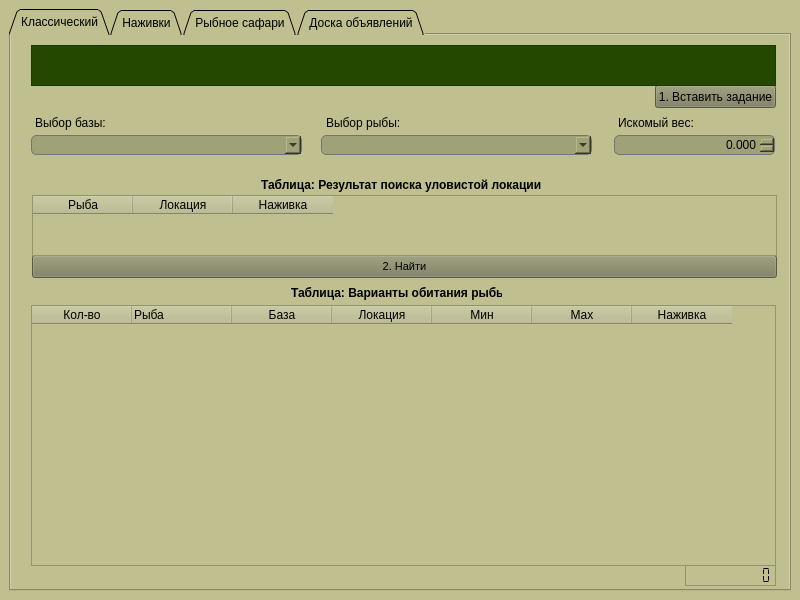
<?xml version="1.0" encoding="UTF-8"?>
<ui version="4.0">
 <class>MainWindow</class>
 <widget class="QMainWindow" name="MainWindow">
  <property name="windowModality">
   <enum>Qt::NonModal</enum>
  </property>
  <property name="geometry">
   <rect>
    <x>0</x>
    <y>0</y>
    <width>800</width>
    <height>600</height>
   </rect>
  </property>
  <property name="sizePolicy">
   <sizepolicy hsizetype="Minimum" vsizetype="Minimum">
    <horstretch>0</horstretch>
    <verstretch>0</verstretch>
   </sizepolicy>
  </property>
  <property name="windowTitle">
   <string>Квесты Русской рыбалки 1.04</string>
  </property>
  <property name="windowIcon">
   <iconset resource="res.qrc">
    <normaloff>:/icon/img/Fish_Movie_35099.ico</normaloff>:/icon/img/Fish_Movie_35099.ico</iconset>
  </property>
  <property name="windowOpacity">
   <double>1.000000000000000</double>
  </property>
  <property name="autoFillBackground">
   <bool>false</bool>
  </property>
  <property name="styleSheet">
   <string notr="true">background-color: rgb(191, 191, 143);</string>
  </property>
  <widget class="QWidget" name="centralwidget">
   <layout class="QVBoxLayout" name="verticalLayout_2">
    <item>
     <widget class="QTabWidget" name="tabWidget">
      <property name="sizePolicy">
       <sizepolicy hsizetype="MinimumExpanding" vsizetype="Expanding">
        <horstretch>0</horstretch>
        <verstretch>0</verstretch>
       </sizepolicy>
      </property>
      <property name="layoutDirection">
       <enum>Qt::LeftToRight</enum>
      </property>
      <property name="styleSheet">
       <string notr="true"/>
      </property>
      <property name="tabPosition">
       <enum>QTabWidget::North</enum>
      </property>
      <property name="tabShape">
       <enum>QTabWidget::Triangular</enum>
      </property>
      <property name="currentIndex">
       <number>0</number>
      </property>
      <property name="elideMode">
       <enum>Qt::ElideNone</enum>
      </property>
      <property name="usesScrollButtons">
       <bool>true</bool>
      </property>
      <widget class="QWidget" name="tab">
       <attribute name="title">
        <string>Классический</string>
       </attribute>
       <widget class="QLabel" name="label">
        <property name="geometry">
         <rect>
          <x>250</x>
          <y>140</y>
          <width>281</width>
          <height>19</height>
         </rect>
        </property>
        <property name="font">
         <font>
          <weight>75</weight>
          <bold>true</bold>
         </font>
        </property>
        <property name="text">
         <string>Таблица: Результат поиска уловистой локации</string>
        </property>
       </widget>
       <widget class="QLabel" name="label_2">
        <property name="geometry">
         <rect>
          <x>280</x>
          <y>250</y>
          <width>211</width>
          <height>16</height>
         </rect>
        </property>
        <property name="font">
         <font>
          <weight>75</weight>
          <bold>true</bold>
         </font>
        </property>
        <property name="text">
         <string>Таблица: Варианты обитания рыбы</string>
        </property>
       </widget>
       <widget class="QTableWidget" name="table2">
        <property name="geometry">
         <rect>
          <x>20</x>
          <y>270</y>
          <width>745</width>
          <height>261</height>
         </rect>
        </property>
        <property name="font">
         <font>
          <family>Gadugi</family>
          <pointsize>9</pointsize>
         </font>
        </property>
        <property name="mouseTracking">
         <bool>true</bool>
        </property>
        <property name="tabletTracking">
         <bool>true</bool>
        </property>
        <property name="autoFillBackground">
         <bool>true</bool>
        </property>
        <property name="styleSheet">
         <string notr="true">alternate-background-color: rgb(170, 170, 127);</string>
        </property>
        <property name="frameShape">
         <enum>QFrame::StyledPanel</enum>
        </property>
        <property name="editTriggers">
         <set>QAbstractItemView::AnyKeyPressed|QAbstractItemView::DoubleClicked|QAbstractItemView::EditKeyPressed</set>
        </property>
        <property name="alternatingRowColors">
         <bool>true</bool>
        </property>
        <property name="sortingEnabled">
         <bool>false</bool>
        </property>
        <column>
         <property name="text">
          <string>Кол-во</string>
         </property>
         <property name="font">
          <font>
           <weight>50</weight>
           <bold>false</bold>
          </font>
         </property>
        </column>
        <column>
         <property name="text">
          <string>Рыба</string>
         </property>
         <property name="font">
          <font>
           <weight>50</weight>
           <bold>false</bold>
          </font>
         </property>
         <property name="textAlignment">
          <set>AlignLeading|AlignVCenter</set>
         </property>
         <property name="icon">
          <iconset resource="res.qrc">
           <normaloff>:/icon/img/88_85289.ico</normaloff>:/icon/img/88_85289.ico</iconset>
         </property>
        </column>
        <column>
         <property name="text">
          <string>База</string>
         </property>
         <property name="font">
          <font>
           <weight>50</weight>
           <bold>false</bold>
          </font>
         </property>
         <property name="icon">
          <iconset resource="res.qrc">
           <normaloff>:/icon/img/42466camping_99131.ico</normaloff>:/icon/img/42466camping_99131.ico</iconset>
         </property>
        </column>
        <column>
         <property name="text">
          <string>Локация</string>
         </property>
         <property name="font">
          <font>
           <weight>50</weight>
           <bold>false</bold>
          </font>
         </property>
         <property name="icon">
          <iconset resource="res.qrc">
           <normaloff>:/icon/img/location_map_pin_mark_icon_148684.ico</normaloff>:/icon/img/location_map_pin_mark_icon_148684.ico</iconset>
         </property>
        </column>
        <column>
         <property name="text">
          <string>Мин</string>
         </property>
         <property name="font">
          <font>
           <weight>50</weight>
           <bold>false</bold>
          </font>
         </property>
         <property name="icon">
          <iconset resource="res.qrc">
           <normaloff>:/icon/img/arrow-down-a_icon-icons.com_50480.ico</normaloff>:/icon/img/arrow-down-a_icon-icons.com_50480.ico</iconset>
         </property>
        </column>
        <column>
         <property name="text">
          <string>Мах</string>
         </property>
         <property name="font">
          <font>
           <weight>50</weight>
           <bold>false</bold>
          </font>
         </property>
         <property name="icon">
          <iconset resource="res.qrc">
           <normaloff>:/icon/img/arrow-up-a_icon-icons.com_50460.ico</normaloff>:/icon/img/arrow-up-a_icon-icons.com_50460.ico</iconset>
         </property>
        </column>
        <column>
         <property name="text">
          <string>Наживка</string>
         </property>
         <property name="font">
          <font>
           <weight>50</weight>
           <bold>false</bold>
          </font>
         </property>
         <property name="icon">
          <iconset resource="res.qrc">
           <normaloff>:/icon/img/2998113-animal-garden-gardening-insect-invertebrate-rain-worm-worm_99853.ico</normaloff>:/icon/img/2998113-animal-garden-gardening-insect-invertebrate-rain-worm-worm_99853.ico</iconset>
         </property>
        </column>
       </widget>
       <widget class="QPushButton" name="btnTask">
        <property name="geometry">
         <rect>
          <x>644</x>
          <y>50</y>
          <width>121</width>
          <height>23</height>
         </rect>
        </property>
        <property name="styleSheet">
         <string notr="true">background-color: rgb(124, 124, 93);
color: #000;
font: 8pt &quot;MS Shell Dlg 2&quot;;</string>
        </property>
        <property name="text">
         <string>1. Вставить задание</string>
        </property>
       </widget>
       <widget class="QDoubleSpinBox" name="doubleSpinBox">
        <property name="geometry">
         <rect>
          <x>603</x>
          <y>100</y>
          <width>161</width>
          <height>20</height>
         </rect>
        </property>
        <property name="styleSheet">
         <string notr="true">border: 1px solid rgb(117, 117, 117);
border-radius: 5px;
background-color: rgb(159, 161, 119);</string>
        </property>
        <property name="alignment">
         <set>Qt::AlignRight|Qt::AlignTrailing|Qt::AlignVCenter</set>
        </property>
        <property name="specialValueText">
         <string/>
        </property>
        <property name="decimals">
         <number>3</number>
        </property>
       </widget>
       <widget class="QComboBox" name="comboBox">
        <property name="geometry">
         <rect>
          <x>20</x>
          <y>100</y>
          <width>271</width>
          <height>20</height>
         </rect>
        </property>
        <property name="styleSheet">
         <string notr="true">border: 1px solid rgb(117, 117, 117);
border-radius: 5px;
background-color: rgb(159, 161, 119);</string>
        </property>
       </widget>
       <widget class="QTextEdit" name="textEdit">
        <property name="geometry">
         <rect>
          <x>20</x>
          <y>10</y>
          <width>745</width>
          <height>41</height>
         </rect>
        </property>
        <property name="font">
         <font>
          <family>Calibri Light</family>
          <pointsize>12</pointsize>
          <weight>50</weight>
          <bold>false</bold>
         </font>
        </property>
        <property name="styleSheet">
         <string notr="true">background-color: rgb(36, 72, 0);
color: rgb(221, 221, 221);
text-align: center
</string>
        </property>
        <property name="autoFormatting">
         <set>QTextEdit::AutoAll</set>
        </property>
        <property name="markdown">
         <string/>
        </property>
        <property name="html">
         <string>&lt;!DOCTYPE HTML PUBLIC &quot;-//W3C//DTD HTML 4.0//EN&quot; &quot;http://www.w3.org/TR/REC-html40/strict.dtd&quot;&gt;
&lt;html&gt;&lt;head&gt;&lt;meta name=&quot;qrichtext&quot; content=&quot;1&quot; /&gt;&lt;style type=&quot;text/css&quot;&gt;
p, li { white-space: pre-wrap; }
&lt;/style&gt;&lt;/head&gt;&lt;body style=&quot; font-family:'Calibri Light'; font-size:12pt; font-weight:400; font-style:normal;&quot;&gt;
&lt;p align=&quot;center&quot; style=&quot;-qt-paragraph-type:empty; margin-top:0px; margin-bottom:0px; margin-left:0px; margin-right:0px; -qt-block-indent:0; text-indent:0px; font-family:'MS Shell Dlg 2';&quot;&gt;&lt;br /&gt;&lt;/p&gt;&lt;/body&gt;&lt;/html&gt;</string>
        </property>
        <property name="acceptRichText">
         <bool>false</bool>
        </property>
        <property name="placeholderText">
         <string/>
        </property>
       </widget>
       <widget class="QComboBox" name="comboBox_2">
        <property name="geometry">
         <rect>
          <x>310</x>
          <y>100</y>
          <width>271</width>
          <height>20</height>
         </rect>
        </property>
        <property name="styleSheet">
         <string notr="true">border: 1px solid rgb(117, 117, 117);
border-radius: 5px;
background-color: rgb(159, 161, 119);</string>
        </property>
       </widget>
       <widget class="QPushButton" name="btnSearch">
        <property name="enabled">
         <bool>true</bool>
        </property>
        <property name="geometry">
         <rect>
          <x>21</x>
          <y>220</y>
          <width>745</width>
          <height>23</height>
         </rect>
        </property>
        <property name="font">
         <font>
          <family>MS Shell Dlg 2</family>
          <pointsize>8</pointsize>
          <weight>50</weight>
          <italic>false</italic>
          <bold>false</bold>
         </font>
        </property>
        <property name="styleSheet">
         <string notr="true">background-color: rgb(124, 124, 93);
color: #000;
font: 8pt &quot;MS Shell Dlg 2&quot;;</string>
        </property>
        <property name="text">
         <string>2. Найти</string>
        </property>
       </widget>
       <widget class="QTableWidget" name="table">
        <property name="geometry">
         <rect>
          <x>21</x>
          <y>160</y>
          <width>745</width>
          <height>61</height>
         </rect>
        </property>
        <column>
         <property name="text">
          <string>Рыба</string>
         </property>
         <property name="icon">
          <iconset resource="res.qrc">
           <normaloff>:/icon/img/88_85289.ico</normaloff>:/icon/img/88_85289.ico</iconset>
         </property>
        </column>
        <column>
         <property name="text">
          <string>Локация</string>
         </property>
         <property name="icon">
          <iconset resource="res.qrc">
           <normaloff>:/icon/img/location_map_pin_mark_icon_148684.ico</normaloff>:/icon/img/location_map_pin_mark_icon_148684.ico</iconset>
         </property>
        </column>
        <column>
         <property name="text">
          <string>Наживка</string>
         </property>
         <property name="icon">
          <iconset resource="res.qrc">
           <normaloff>:/icon/img/2998113-animal-garden-gardening-insect-invertebrate-rain-worm-worm_99853.ico</normaloff>:/icon/img/2998113-animal-garden-gardening-insect-invertebrate-rain-worm-worm_99853.ico</iconset>
         </property>
        </column>
       </widget>
       <widget class="QLabel" name="label_6">
        <property name="geometry">
         <rect>
          <x>24</x>
          <y>80</y>
          <width>91</width>
          <height>16</height>
         </rect>
        </property>
        <property name="text">
         <string>Выбор базы:</string>
        </property>
       </widget>
       <widget class="QLabel" name="label_7">
        <property name="geometry">
         <rect>
          <x>315</x>
          <y>80</y>
          <width>91</width>
          <height>16</height>
         </rect>
        </property>
        <property name="text">
         <string>Выбор рыбы:</string>
        </property>
       </widget>
       <widget class="QLabel" name="label_8">
        <property name="geometry">
         <rect>
          <x>607</x>
          <y>80</y>
          <width>81</width>
          <height>16</height>
         </rect>
        </property>
        <property name="text">
         <string>Искомый вес:</string>
        </property>
       </widget>
       <widget class="QLCDNumber" name="lcd1">
        <property name="geometry">
         <rect>
          <x>674</x>
          <y>530</y>
          <width>91</width>
          <height>21</height>
         </rect>
        </property>
        <property name="font">
         <font>
          <pointsize>12</pointsize>
         </font>
        </property>
        <property name="frameShape">
         <enum>QFrame::StyledPanel</enum>
        </property>
        <property name="digitCount">
         <number>10</number>
        </property>
        <property name="segmentStyle">
         <enum>QLCDNumber::Flat</enum>
        </property>
        <property name="value" stdset="0">
         <double>0.000000000000000</double>
        </property>
        <property name="intValue" stdset="0">
         <number>0</number>
        </property>
       </widget>
      </widget>
      <widget class="QWidget" name="tab_2">
       <attribute name="title">
        <string>Наживки</string>
       </attribute>
       <widget class="QListWidget" name="listWidget">
        <property name="geometry">
         <rect>
          <x>10</x>
          <y>10</y>
          <width>161</width>
          <height>511</height>
         </rect>
        </property>
        <property name="styleSheet">
         <string notr="true">background-color: rgb(36, 72, 0);
color: rgb(221, 221, 221);
selection-color: rgb(255, 255, 127);
gridline-color: rgb(255, 255, 127);
selection-background-color: rgb(255, 255, 127);</string>
        </property>
       </widget>
       <widget class="QTableWidget" name="tableBait">
        <property name="geometry">
         <rect>
          <x>180</x>
          <y>10</y>
          <width>591</width>
          <height>511</height>
         </rect>
        </property>
        <property name="styleSheet">
         <string notr="true">alternate-background-color: rgb(170, 170, 127);</string>
        </property>
        <property name="editTriggers">
         <set>QAbstractItemView::AnyKeyPressed|QAbstractItemView::DoubleClicked|QAbstractItemView::EditKeyPressed</set>
        </property>
        <property name="alternatingRowColors">
         <bool>true</bool>
        </property>
        <property name="sortingEnabled">
         <bool>false</bool>
        </property>
        <column>
         <property name="text">
          <string>Кол-во</string>
         </property>
        </column>
        <column>
         <property name="text">
          <string>Рыба</string>
         </property>
         <property name="icon">
          <iconset resource="res.qrc">
           <normaloff>:/icon/img/88_85289.ico</normaloff>:/icon/img/88_85289.ico</iconset>
         </property>
        </column>
        <column>
         <property name="text">
          <string>Мин</string>
         </property>
         <property name="icon">
          <iconset resource="res.qrc">
           <normaloff>:/icon/img/arrow-down-a_icon-icons.com_50480.ico</normaloff>:/icon/img/arrow-down-a_icon-icons.com_50480.ico</iconset>
         </property>
        </column>
        <column>
         <property name="text">
          <string>Мах</string>
         </property>
         <property name="icon">
          <iconset resource="res.qrc">
           <normaloff>:/icon/img/arrow-up-a_icon-icons.com_50460.ico</normaloff>:/icon/img/arrow-up-a_icon-icons.com_50460.ico</iconset>
         </property>
        </column>
        <column>
         <property name="text">
          <string>База</string>
         </property>
         <property name="icon">
          <iconset resource="res.qrc">
           <normaloff>:/icon/img/42466camping_99131.ico</normaloff>:/icon/img/42466camping_99131.ico</iconset>
         </property>
        </column>
        <column>
         <property name="text">
          <string>Локация</string>
         </property>
         <property name="icon">
          <iconset resource="res.qrc">
           <normaloff>:/icon/img/location_map_pin_mark_icon_148684.ico</normaloff>:/icon/img/location_map_pin_mark_icon_148684.ico</iconset>
         </property>
        </column>
       </widget>
       <widget class="QPushButton" name="pushBait">
        <property name="geometry">
         <rect>
          <x>10</x>
          <y>530</y>
          <width>161</width>
          <height>23</height>
         </rect>
        </property>
        <property name="styleSheet">
         <string notr="true">background-color: rgb(124, 124, 93);
color: #000;
font: 8pt &quot;MS Shell Dlg 2&quot;;</string>
        </property>
        <property name="text">
         <string>Вставить задание</string>
        </property>
       </widget>
       <widget class="QLCDNumber" name="lcd2">
        <property name="geometry">
         <rect>
          <x>680</x>
          <y>521</y>
          <width>91</width>
          <height>21</height>
         </rect>
        </property>
        <property name="frameShape">
         <enum>QFrame::StyledPanel</enum>
        </property>
        <property name="digitCount">
         <number>10</number>
        </property>
        <property name="segmentStyle">
         <enum>QLCDNumber::Flat</enum>
        </property>
       </widget>
      </widget>
      <widget class="QWidget" name="tab_3">
       <attribute name="title">
        <string>Рыбное сафари</string>
       </attribute>
       <widget class="QPushButton" name="pushSafari">
        <property name="geometry">
         <rect>
          <x>10</x>
          <y>530</y>
          <width>751</width>
          <height>23</height>
         </rect>
        </property>
        <property name="styleSheet">
         <string notr="true">background-color: rgb(124, 124, 93);
color: #000;
font: 8pt &quot;MS Shell Dlg 2&quot;;</string>
        </property>
        <property name="text">
         <string>Всавить задание</string>
        </property>
       </widget>
       <widget class="QTableWidget" name="tableSafari">
        <property name="geometry">
         <rect>
          <x>7</x>
          <y>10</y>
          <width>762</width>
          <height>401</height>
         </rect>
        </property>
        <property name="minimumSize">
         <size>
          <width>762</width>
          <height>0</height>
         </size>
        </property>
        <property name="mouseTracking">
         <bool>false</bool>
        </property>
        <property name="tabletTracking">
         <bool>false</bool>
        </property>
        <property name="autoFillBackground">
         <bool>false</bool>
        </property>
        <property name="styleSheet">
         <string notr="true">alternate-background-color: rgb(170, 170, 127);</string>
        </property>
        <property name="editTriggers">
         <set>QAbstractItemView::AnyKeyPressed|QAbstractItemView::DoubleClicked|QAbstractItemView::EditKeyPressed</set>
        </property>
        <property name="alternatingRowColors">
         <bool>true</bool>
        </property>
        <property name="showGrid">
         <bool>true</bool>
        </property>
        <property name="gridStyle">
         <enum>Qt::CustomDashLine</enum>
        </property>
        <property name="sortingEnabled">
         <bool>false</bool>
        </property>
        <column>
         <property name="text">
          <string>Рыба</string>
         </property>
         <property name="icon">
          <iconset resource="res.qrc">
           <normaloff>:/icon/img/88_85289.ico</normaloff>:/icon/img/88_85289.ico</iconset>
         </property>
        </column>
        <column>
         <property name="text">
          <string>От</string>
         </property>
         <property name="icon">
          <iconset resource="res.qrc">
           <normaloff>:/icon/img/arrow-down-a_icon-icons.com_50480.ico</normaloff>:/icon/img/arrow-down-a_icon-icons.com_50480.ico</iconset>
         </property>
        </column>
        <column>
         <property name="text">
          <string>До</string>
         </property>
         <property name="icon">
          <iconset resource="res.qrc">
           <normaloff>:/icon/img/arrow-up-a_icon-icons.com_50460.ico</normaloff>:/icon/img/arrow-up-a_icon-icons.com_50460.ico</iconset>
         </property>
        </column>
        <column>
         <property name="text">
          <string>База</string>
         </property>
         <property name="icon">
          <iconset resource="res.qrc">
           <normaloff>:/icon/img/42466camping_99131.ico</normaloff>:/icon/img/42466camping_99131.ico</iconset>
         </property>
        </column>
        <column>
         <property name="text">
          <string>Локация</string>
         </property>
         <property name="icon">
          <iconset resource="res.qrc">
           <normaloff>:/icon/img/location_map_pin_mark_icon_148684.ico</normaloff>:/icon/img/location_map_pin_mark_icon_148684.ico</iconset>
         </property>
        </column>
        <column>
         <property name="text">
          <string>Наживка</string>
         </property>
         <property name="icon">
          <iconset resource="res.qrc">
           <normaloff>:/icon/img/2998113-animal-garden-gardening-insect-invertebrate-rain-worm-worm_99853.ico</normaloff>:/icon/img/2998113-animal-garden-gardening-insect-invertebrate-rain-worm-worm_99853.ico</iconset>
         </property>
        </column>
        <column>
         <property name="text">
          <string>Статус</string>
         </property>
         <property name="textAlignment">
          <set>AlignCenter</set>
         </property>
         <property name="icon">
          <iconset resource="res.qrc">
           <normaloff>:/icon/img/3687831-adventure-journey-location-map_108802.ico</normaloff>:/icon/img/3687831-adventure-journey-location-map_108802.ico</iconset>
         </property>
        </column>
       </widget>
       <widget class="QLCDNumber" name="lcd3">
        <property name="geometry">
         <rect>
          <x>668</x>
          <y>410</y>
          <width>101</width>
          <height>23</height>
         </rect>
        </property>
        <property name="frameShape">
         <enum>QFrame::StyledPanel</enum>
        </property>
        <property name="digitCount">
         <number>10</number>
        </property>
        <property name="segmentStyle">
         <enum>QLCDNumber::Flat</enum>
        </property>
       </widget>
      </widget>
      <widget class="QWidget" name="tab_4">
       <attribute name="title">
        <string>Доска объявлений</string>
       </attribute>
       <widget class="QGroupBox" name="groupBox">
        <property name="geometry">
         <rect>
          <x>0</x>
          <y>-5</y>
          <width>791</width>
          <height>571</height>
         </rect>
        </property>
        <property name="styleSheet">
         <string notr="true"/>
        </property>
        <property name="title">
         <string/>
        </property>
        <widget class="QTableWidget" name="tableMutants">
         <property name="geometry">
          <rect>
           <x>9</x>
           <y>110</y>
           <width>761</width>
           <height>381</height>
          </rect>
         </property>
         <property name="styleSheet">
          <string notr="true">alternate-background-color: rgb(170, 170, 127);</string>
         </property>
         <property name="lineWidth">
          <number>1</number>
         </property>
         <property name="sizeAdjustPolicy">
          <enum>QAbstractScrollArea::AdjustToContentsOnFirstShow</enum>
         </property>
         <property name="alternatingRowColors">
          <bool>true</bool>
         </property>
         <column>
          <property name="text">
           <string>Рыба</string>
          </property>
          <property name="icon">
           <iconset resource="res.qrc">
            <normaloff>:/icon/img/88_85289.ico</normaloff>:/icon/img/88_85289.ico</iconset>
          </property>
         </column>
         <column>
          <property name="text">
           <string>Вес</string>
          </property>
          <property name="icon">
           <iconset resource="res.qrc">
            <normaloff>:/icon/img/sum_icon_151075.ico</normaloff>:/icon/img/sum_icon_151075.ico</iconset>
          </property>
         </column>
         <column>
          <property name="text">
           <string>База</string>
          </property>
          <property name="icon">
           <iconset resource="res.qrc">
            <normaloff>:/icon/img/42466camping_99131.ico</normaloff>:/icon/img/42466camping_99131.ico</iconset>
          </property>
         </column>
         <column>
          <property name="text">
           <string>Локация</string>
          </property>
          <property name="icon">
           <iconset resource="res.qrc">
            <normaloff>:/icon/img/location_map_pin_mark_icon_148684.ico</normaloff>:/icon/img/location_map_pin_mark_icon_148684.ico</iconset>
          </property>
         </column>
         <column>
          <property name="text">
           <string>Наживка</string>
          </property>
          <property name="icon">
           <iconset resource="res.qrc">
            <normaloff>:/icon/img/2998113-animal-garden-gardening-insect-invertebrate-rain-worm-worm_99853.ico</normaloff>:/icon/img/2998113-animal-garden-gardening-insect-invertebrate-rain-worm-worm_99853.ico</iconset>
          </property>
         </column>
        </widget>
        <widget class="QTextBrowser" name="textTaskMutant">
         <property name="geometry">
          <rect>
           <x>0</x>
           <y>10</y>
           <width>781</width>
           <height>65</height>
          </rect>
         </property>
         <property name="styleSheet">
          <string notr="true">background-color: rgb(36, 72, 0);
color: rgb(221, 221, 221);</string>
         </property>
         <property name="markdown">
          <string>Разыскиваются редкие виды рыб (Мутанты):

</string>
         </property>
         <property name="html">
          <string>&lt;!DOCTYPE HTML PUBLIC &quot;-//W3C//DTD HTML 4.0//EN&quot; &quot;http://www.w3.org/TR/REC-html40/strict.dtd&quot;&gt;
&lt;html&gt;&lt;head&gt;&lt;meta name=&quot;qrichtext&quot; content=&quot;1&quot; /&gt;&lt;style type=&quot;text/css&quot;&gt;
p, li { white-space: pre-wrap; }
&lt;/style&gt;&lt;/head&gt;&lt;body style=&quot; font-family:'MS Shell Dlg 2'; font-size:8.25pt; font-weight:400; font-style:normal;&quot;&gt;
&lt;p align=&quot;center&quot; style=&quot;-qt-paragraph-type:empty; margin-top:5px; margin-bottom:5px; margin-left:0px; margin-right:0px; -qt-block-indent:0; text-indent:0px;&quot;&gt;&lt;br /&gt;&lt;/p&gt;
&lt;p align=&quot;center&quot; style=&quot; margin-top:5px; margin-bottom:5px; margin-left:0px; margin-right:0px; -qt-block-indent:0; text-indent:0px;&quot;&gt;&lt;span style=&quot; font-size:12pt; color:#ffffff;&quot;&gt;Разыскиваются редкие виды рыб (Мутанты):&lt;/span&gt;&lt;/p&gt;&lt;/body&gt;&lt;/html&gt;</string>
         </property>
        </widget>
        <widget class="QComboBox" name="comboBox_3">
         <property name="geometry">
          <rect>
           <x>10</x>
           <y>80</y>
           <width>281</width>
           <height>22</height>
          </rect>
         </property>
         <property name="styleSheet">
          <string notr="true">border: 1px solid rgb(117, 117, 117);
border-radius: 5px;
background-color: rgb(159, 161, 119);</string>
         </property>
        </widget>
        <widget class="QComboBox" name="comboFishMut">
         <property name="geometry">
          <rect>
           <x>300</x>
           <y>80</y>
           <width>251</width>
           <height>22</height>
          </rect>
         </property>
         <property name="styleSheet">
          <string notr="true">border: 1px solid rgb(117, 117, 117);
border-radius: 5px;
background-color: rgb(159, 161, 119);</string>
         </property>
        </widget>
        <widget class="QPushButton" name="pushSearchMutants">
         <property name="geometry">
          <rect>
           <x>10</x>
           <y>500</y>
           <width>121</width>
           <height>23</height>
          </rect>
         </property>
         <property name="styleSheet">
          <string notr="true">background-color: rgb(124, 124, 93);
color: #000;
font: 8pt &quot;MS Shell Dlg 2&quot;;</string>
         </property>
         <property name="text">
          <string>2. Найти задание</string>
         </property>
        </widget>
        <widget class="QPushButton" name="pushTaskMutant">
         <property name="geometry">
          <rect>
           <x>559</x>
           <y>80</y>
           <width>211</width>
           <height>23</height>
          </rect>
         </property>
         <property name="styleSheet">
          <string notr="true">background-color: rgb(124, 124, 93);
color: #000;
font: 8pt &quot;MS Shell Dlg 2&quot;;
</string>
         </property>
         <property name="text">
          <string>1. Вставить задание</string>
         </property>
        </widget>
        <widget class="QPushButton" name="pushReset">
         <property name="geometry">
          <rect>
           <x>256</x>
           <y>500</y>
           <width>111</width>
           <height>23</height>
          </rect>
         </property>
         <property name="styleSheet">
          <string notr="true">background-color: rgb(124, 124, 93);
color: #000;
font: 8pt &quot;MS Shell Dlg 2&quot;;</string>
         </property>
         <property name="text">
          <string>Сброс</string>
         </property>
        </widget>
        <widget class="QPushButton" name="pushSearchFish">
         <property name="geometry">
          <rect>
           <x>137</x>
           <y>500</y>
           <width>111</width>
           <height>23</height>
          </rect>
         </property>
         <property name="styleSheet">
          <string notr="true">background-color: rgb(124, 124, 93);
color: #000;
font: 8pt &quot;MS Shell Dlg 2&quot;;</string>
         </property>
         <property name="text">
          <string>Найти Рыбу</string>
         </property>
        </widget>
        <widget class="QLCDNumber" name="lcd4">
         <property name="geometry">
          <rect>
           <x>669</x>
           <y>490</y>
           <width>101</width>
           <height>23</height>
          </rect>
         </property>
         <property name="frameShape">
          <enum>QFrame::StyledPanel</enum>
         </property>
         <property name="digitCount">
          <number>10</number>
         </property>
         <property name="segmentStyle">
          <enum>QLCDNumber::Flat</enum>
         </property>
        </widget>
       </widget>
      </widget>
     </widget>
    </item>
   </layout>
  </widget>
 </widget>
 <resources>
  <include location="res.qrc"/>
 </resources>
 <connections/>
</ui>
